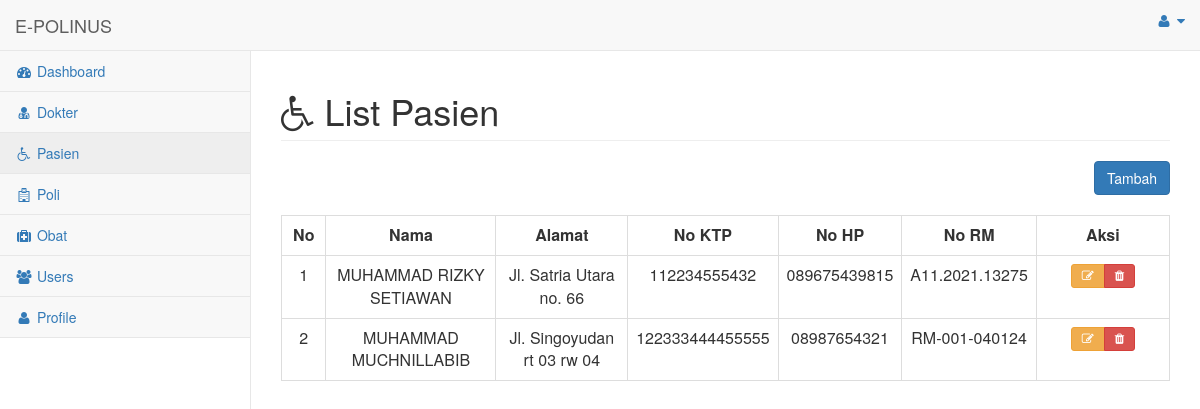
Screenshot of /menu/menu_pasien.php (signed in) with the database file from the repository.
### tables this page shows
CREATE TABLE `pasien` (
  `id` int(11) UNSIGNED NOT NULL,
  `nama` varchar(255) NOT NULL,
  `alamat` varchar(255) NOT NULL,
  `no_ktp` varchar(255) NOT NULL,
  `no_hp` varchar(255) NOT NULL,
  `nim` varchar(255) NOT NULL
);

### menu/menu_pasien.php (the view, shortened to what this page needs)
<html>
<head>
    <link href="../vendor/bootstrap/css/bootstrap.min.css" rel="stylesheet">
    <link href="../vendor/metisMenu/metisMenu.min.css" rel="stylesheet">
    <link href="../dist/css/sb-admin-2.css" rel="stylesheet">
    <link href="../vendor/morrisjs/morris.css" rel="stylesheet">
    <link href="../vendor/font-awesome/css/font-awesome.min.css" rel="stylesheet" type="text/css">
    <link href="../vendor/datatables-plugins/dataTables.bootstrap.css" rel="stylesheet">
    <link href="../vendor/datatables-responsive/dataTables.responsive.css" rel="stylesheet">
    <link rel="stylesheet" href="https://maxcdn.bootstrapcdn.com/bootstrap/3.4.1/css/bootstrap.min.css">
</head>
<body>
<div id="wrapper">
        <nav class="navbar navbar-default navbar-static-top" role="navigation" style="margin-bottom: 0">
            <div class="navbar-header">
                <a class="navbar-brand" >E-POLINUS</a>
            </div>
            <ul class="nav navbar-top-links navbar-right">
                <li class="dropdown">
                    <a class="dropdown-toggle" data-toggle="dropdown" href="#">
                        <i class="fa fa-user fa-fw"></i> <i class="fa fa-caret-down"></i>
                    </a>
                </li>
            </ul>
            <div class="navbar-default sidebar" role="navigation">
                <div class="sidebar-nav navbar-collapse">
                    <ul class="nav" id="side-menu">
                    <li>
                            <a href="../halaman_admin.php"><i class="fa fa-dashboard fa-fw"></i> Dashboard</a>
                        </li>
                        <li>
                            <a href="menu_dokter.php"><i class="fa fa-user-md fa-fw"></i> Dokter</a>
                        </li>
                        <li>
                            <a href="menu_pasien.php"><i class="fa fa fa-wheelchair fa-fw"></i> Pasien</a>
                        </li>
                        <li>
                            <a href="menu_poli.php"><i class="fa fa fa-hospital-o fa-fw"></i> Poli</a>
                        </li>
                        <li>
                            <a href="menu_obat.php"><i class="fa fa fa-medkit fa-fw"></i> Obat</a>
                        </li>
                        <li>
                            <a href="menu_users.php"><i class="fa fa-users fa-fw"></i> Users</a>
                        </li>
                        <li>
                            <a href="menu_profile.php"><i class="fa fa-user fa-fw"></i> Profile</a>
                        </li>
                    </ul>
                </div>
            </div>
        </nav>
<div id="page-wrapper">
            <div class="row">
                <div class="col-lg-12">
                    <h1 class="page-header"><i class="fa fa-wheelchair"></i> List Pasien</h1>
                </div>
                <div class="col-lg-12">
                <div style='float: right;' >
                          <button type="button" class="btn btn-primary btn-icon-split" data-toggle="modal" data-target="#myModal">Tambah</button>
	            </div>
	            </div>
            </div>
            <br>
            <div class="card-body">
                <div class="table-responsive">
                    <table class="table table-bordered" id="dataTable" width="100%" cellspacing="0">
                    <tr align="center" style="font-weight:bold">
                    <td width="5%">No</td>
                    <td>Nama</td>
                    <td>Alamat</td>
                    <td>No KTP</td>
                    <td>No HP</td>
                    <td>No RM</td>
                    <td width="15%">Aksi</td>
                    </tr>
                    <?php
                        include '../koneksi.php';
                        $no = 1;
                        $query = "SELECT * FROM pasien";
                        $result = mysqli_query($koneksi, $query);
                        while ($row = mysqli_fetch_array($result)) :
                            ?>
                                    <tr align="center">
                                    <td><?= $no++ ?></td>
                                    <td><?= $row['nama'] ?></td>
                                    <td><?= $row['alamat'] ?></td>
                                    <td><?= $row['no_ktp'] ?></td>
                                    <td><?= $row['no_hp'] ?></td>
                                    <td><?= $row['nim'] ?></td>
                                    <td>
                                        <div class="btn-group" role="group">
                                        <a title="Edit Data" type="button" class="btn btn-sm btn-warning" data-toggle="modal" data-target="#modalEdit<?=$no?>"><i class="fa fa-edit"></i></a>
                                        <a title="Hapus Data" type="button" class="btn btn-sm btn-danger" data-toggle="modal" data-target="#modalHapus<?=$no?>" ><i class="fa fa-trash"></i></a>
                                        </div>
                                    </td>
                                    </tr>
                                    <?php endwhile; ?>
                    </table>
                </div>
            </div>
</div>
</div>
</body>
</html>

### rows the page displays
pasien: nama "MUHAMMAD RIZKY SETIAWAN", alamat "Jl. Satria Utara no. 66", no_ktp "112234555432", no_hp "089675439815", nim "A11.2021.13275"
pasien: nama "MUHAMMAD MUCHNILLABIB", alamat "Jl. Singoyudan rt 03 rw 04", no_ktp "122333444455555", no_hp "08987654321", nim "RM-001-040124"
